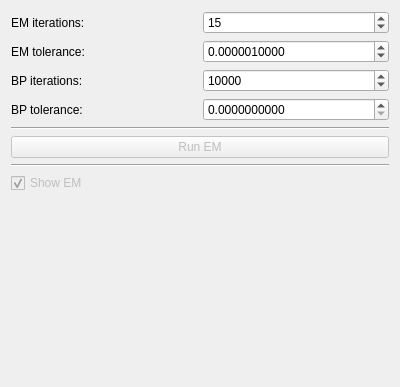
<?xml version="1.0" encoding="UTF-8"?>
<ui version="4.0">
 <class>EMControl</class>
 <widget class="QWidget" name="EMControl">
  <property name="geometry">
   <rect>
    <x>0</x>
    <y>0</y>
    <width>400</width>
    <height>387</height>
   </rect>
  </property>
  <property name="windowTitle">
   <string>Form</string>
  </property>
  <layout class="QVBoxLayout" name="verticalLayout">
   <item>
    <layout class="QGridLayout" name="paramLayout">
     <item row="0" column="1">
      <widget class="QSpinBox" name="EMIterationsSpinBox">
       <property name="minimum">
        <number>1</number>
       </property>
       <property name="maximum">
        <number>1000</number>
       </property>
       <property name="value">
        <number>15</number>
       </property>
      </widget>
     </item>
     <item row="0" column="0">
      <widget class="QLabel" name="EMIterationsTextLabel">
       <property name="text">
        <string>EM iterations:</string>
       </property>
      </widget>
     </item>
     <item row="1" column="0">
      <widget class="QLabel" name="EMToleranceTextLabel">
       <property name="text">
        <string>EM tolerance:</string>
       </property>
      </widget>
     </item>
     <item row="1" column="1">
      <widget class="QDoubleSpinBox" name="EMToleranceSpinBox">
       <property name="decimals">
        <number>10</number>
       </property>
       <property name="maximum">
        <double>1.000000000000000</double>
       </property>
       <property name="singleStep">
        <double>0.000001000000000</double>
       </property>
       <property name="value">
        <double>0.000001000000000</double>
       </property>
      </widget>
     </item>
     <item row="2" column="0">
      <widget class="QLabel" name="BPIterationsTextlabel">
       <property name="text">
        <string>BP iterations:</string>
       </property>
      </widget>
     </item>
     <item row="2" column="1">
      <widget class="QSpinBox" name="BPIterationsSpinBox">
       <property name="minimum">
        <number>1</number>
       </property>
       <property name="maximum">
        <number>100000</number>
       </property>
       <property name="value">
        <number>10000</number>
       </property>
      </widget>
     </item>
     <item row="3" column="0">
      <widget class="QLabel" name="BPToleranceTextLabel">
       <property name="text">
        <string>BP tolerance:</string>
       </property>
      </widget>
     </item>
     <item row="3" column="1">
      <widget class="QDoubleSpinBox" name="BPToleranceSpinBox">
       <property name="decimals">
        <number>10</number>
       </property>
       <property name="maximum">
        <double>1.000000000000000</double>
       </property>
       <property name="singleStep">
        <double>0.000000000000000</double>
       </property>
      </widget>
     </item>
    </layout>
   </item>
   <item>
    <widget class="Line" name="line_8">
     <property name="orientation">
      <enum>Qt::Horizontal</enum>
     </property>
    </widget>
   </item>
   <item>
    <widget class="QPushButton" name="runEMPushButton">
     <property name="enabled">
      <bool>false</bool>
     </property>
     <property name="text">
      <string>Run EM</string>
     </property>
    </widget>
   </item>
   <item>
    <widget class="Line" name="line">
     <property name="orientation">
      <enum>Qt::Horizontal</enum>
     </property>
    </widget>
   </item>
   <item>
    <layout class="QGridLayout" name="showLayout">
     <item row="0" column="0">
      <widget class="QCheckBox" name="showEMCheckBox">
       <property name="enabled">
        <bool>false</bool>
       </property>
       <property name="text">
        <string>Show EM</string>
       </property>
       <property name="checked">
        <bool>true</bool>
       </property>
      </widget>
     </item>
    </layout>
   </item>
   <item>
    <spacer name="verticalSpacer">
     <property name="orientation">
      <enum>Qt::Vertical</enum>
     </property>
     <property name="sizeType">
      <enum>QSizePolicy::Expanding</enum>
     </property>
     <property name="sizeHint" stdset="0">
      <size>
       <width>20</width>
       <height>40</height>
      </size>
     </property>
    </spacer>
   </item>
  </layout>
  <action name="testAction">
   <property name="text">
    <string>Test</string>
   </property>
  </action>
 </widget>
 <resources/>
 <connections>
  <connection>
   <sender>showEMCheckBox</sender>
   <signal>toggled(bool)</signal>
   <receiver>EMControl</receiver>
   <slot>showEMToggled(bool)</slot>
   <hints>
    <hint type="sourcelabel">
     <x>199</x>
     <y>108</y>
    </hint>
    <hint type="destinationlabel">
     <x>199</x>
     <y>193</y>
    </hint>
   </hints>
  </connection>
  <connection>
   <sender>BPIterationsSpinBox</sender>
   <signal>valueChanged(int)</signal>
   <receiver>EMControl</receiver>
   <slot>BPIterationsChanged(int)</slot>
   <hints>
    <hint type="sourcelabel">
     <x>296</x>
     <y>89</y>
    </hint>
    <hint type="destinationlabel">
     <x>199</x>
     <y>193</y>
    </hint>
   </hints>
  </connection>
  <connection>
   <sender>BPToleranceSpinBox</sender>
   <signal>valueChanged(double)</signal>
   <receiver>EMControl</receiver>
   <slot>BPToleranceChanged(double)</slot>
   <hints>
    <hint type="sourcelabel">
     <x>296</x>
     <y>122</y>
    </hint>
    <hint type="destinationlabel">
     <x>199</x>
     <y>193</y>
    </hint>
   </hints>
  </connection>
  <connection>
   <sender>EMIterationsSpinBox</sender>
   <signal>valueChanged(int)</signal>
   <receiver>EMControl</receiver>
   <slot>EMIterationsChanged(int)</slot>
   <hints>
    <hint type="sourcelabel">
     <x>296</x>
     <y>23</y>
    </hint>
    <hint type="destinationlabel">
     <x>199</x>
     <y>193</y>
    </hint>
   </hints>
  </connection>
  <connection>
   <sender>EMToleranceSpinBox</sender>
   <signal>valueChanged(double)</signal>
   <receiver>EMControl</receiver>
   <slot>EMToleranceChanged(double)</slot>
   <hints>
    <hint type="sourcelabel">
     <x>296</x>
     <y>56</y>
    </hint>
    <hint type="destinationlabel">
     <x>199</x>
     <y>193</y>
    </hint>
   </hints>
  </connection>
  <connection>
   <sender>runEMPushButton</sender>
   <signal>pressed()</signal>
   <receiver>EMControl</receiver>
   <slot>runEMPushed()</slot>
   <hints>
    <hint type="sourcelabel">
     <x>199</x>
     <y>165</y>
    </hint>
    <hint type="destinationlabel">
     <x>199</x>
     <y>193</y>
    </hint>
   </hints>
  </connection>
 </connections>
 <slots>
  <slot>showEMToggled(bool)</slot>
  <slot>BPIterationsChanged(int)</slot>
  <slot>BPToleranceChanged(double)</slot>
  <slot>EMIterationsChanged(int)</slot>
  <slot>EMToleranceChanged(double)</slot>
  <slot>runEMPushed()</slot>
 </slots>
</ui>
